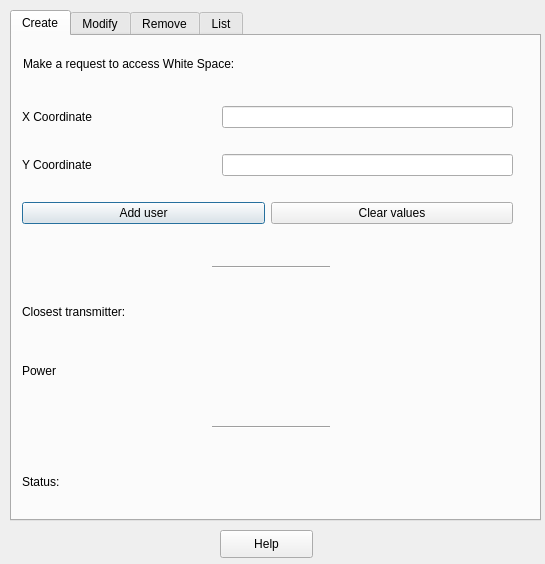
<?xml version="1.0" encoding="UTF-8"?>
<ui version="4.0">
 <class>UserAdmin</class>
 <widget class="QDialog" name="UserAdmin">
  <property name="geometry">
   <rect>
    <x>0</x>
    <y>0</y>
    <width>545</width>
    <height>564</height>
   </rect>
  </property>
  <property name="windowTitle">
   <string>Dialog</string>
  </property>
  <widget class="QWidget" name="verticalLayoutWidget">
   <property name="geometry">
    <rect>
     <x>10</x>
     <y>10</y>
     <width>531</width>
     <height>511</height>
    </rect>
   </property>
   <layout class="QVBoxLayout" name="verticalLayout_3">
    <item>
     <widget class="QTabWidget" name="tabWidget_2">
      <property name="currentIndex">
       <number>0</number>
      </property>
      <widget class="QWidget" name="CreateTab_2">
       <attribute name="title">
        <string>Create</string>
       </attribute>
       <widget class="QWidget" name="horizontalLayoutWidget">
        <property name="geometry">
         <rect>
          <x>10</x>
          <y>420</y>
          <width>491</width>
          <height>51</height>
         </rect>
        </property>
        <layout class="QHBoxLayout" name="horizontalLayout">
         <item>
          <widget class="QLabel" name="label">
           <property name="text">
            <string>Status:</string>
           </property>
          </widget>
         </item>
         <item>
          <widget class="QLabel" name="ustatusLabel2">
           <property name="text">
            <string/>
           </property>
          </widget>
         </item>
        </layout>
       </widget>
       <widget class="QWidget" name="verticalLayoutWidget_6">
        <property name="geometry">
         <rect>
          <x>10</x>
          <y>50</y>
          <width>491</width>
          <height>161</height>
         </rect>
        </property>
        <layout class="QVBoxLayout" name="verticalLayout_8">
         <item>
          <layout class="QHBoxLayout" name="horizontalLayout_18" stretch="4,6">
           <item>
            <widget class="QLabel" name="label_12">
             <property name="text">
              <string>X Coordinate</string>
             </property>
            </widget>
           </item>
           <item>
            <widget class="QLineEdit" name="xInput_2"/>
           </item>
          </layout>
         </item>
         <item>
          <layout class="QHBoxLayout" name="horizontalLayout_19" stretch="4,6">
           <item>
            <widget class="QLabel" name="label_13">
             <property name="text">
              <string>Y Coordinate</string>
             </property>
            </widget>
           </item>
           <item>
            <widget class="QLineEdit" name="yInput_2"/>
           </item>
          </layout>
         </item>
         <item>
          <layout class="QHBoxLayout" name="horizontalLayout_20">
           <item>
            <widget class="QPushButton" name="addBtnManual_2">
             <property name="text">
              <string>Add user</string>
             </property>
            </widget>
           </item>
           <item>
            <widget class="QPushButton" name="clearBtnCreate_2">
             <property name="text">
              <string>Clear values</string>
             </property>
            </widget>
           </item>
          </layout>
         </item>
        </layout>
       </widget>
       <widget class="QWidget" name="layoutWidget">
        <property name="geometry">
         <rect>
          <x>10</x>
          <y>310</y>
          <width>489</width>
          <height>50</height>
         </rect>
        </property>
        <layout class="QHBoxLayout" name="horizontalLayout_16" stretch="4,4">
         <item>
          <widget class="QLabel" name="label_10">
           <property name="text">
            <string>Power</string>
           </property>
          </widget>
         </item>
         <item>
          <widget class="QLabel" name="assignedPowLbl">
           <property name="text">
            <string/>
           </property>
          </widget>
         </item>
        </layout>
       </widget>
       <widget class="QLabel" name="label_2">
        <property name="geometry">
         <rect>
          <x>11</x>
          <y>20</y>
          <width>251</width>
          <height>16</height>
         </rect>
        </property>
        <property name="text">
         <string>Make a request to access White Space:</string>
        </property>
       </widget>
       <widget class="QWidget" name="horizontalLayoutWidget_3">
        <property name="geometry">
         <rect>
          <x>10</x>
          <y>250</y>
          <width>491</width>
          <height>51</height>
         </rect>
        </property>
        <layout class="QHBoxLayout" name="horizontalLayout_2">
         <item>
          <widget class="QLabel" name="label_5">
           <property name="text">
            <string>Closest transmitter:</string>
           </property>
          </widget>
         </item>
         <item>
          <layout class="QVBoxLayout" name="verticalLayout_2">
           <item>
            <widget class="QLabel" name="tmitDistLbl">
             <property name="text">
              <string/>
             </property>
            </widget>
           </item>
           <item>
            <widget class="QLabel" name="tmitDistLbl_2">
             <property name="text">
              <string/>
             </property>
            </widget>
           </item>
          </layout>
         </item>
        </layout>
       </widget>
       <widget class="Line" name="line">
        <property name="geometry">
         <rect>
          <x>200</x>
          <y>230</y>
          <width>118</width>
          <height>3</height>
         </rect>
        </property>
        <property name="orientation">
         <enum>Qt::Horizontal</enum>
        </property>
       </widget>
       <widget class="Line" name="line_3">
        <property name="geometry">
         <rect>
          <x>200</x>
          <y>390</y>
          <width>118</width>
          <height>3</height>
         </rect>
        </property>
        <property name="orientation">
         <enum>Qt::Horizontal</enum>
        </property>
       </widget>
      </widget>
      <widget class="QWidget" name="ModifyTab_2">
       <attribute name="title">
        <string>Modify</string>
       </attribute>
       <widget class="Line" name="line_2">
        <property name="geometry">
         <rect>
          <x>17</x>
          <y>80</y>
          <width>491</width>
          <height>20</height>
         </rect>
        </property>
        <property name="orientation">
         <enum>Qt::Horizontal</enum>
        </property>
       </widget>
       <widget class="QWidget" name="horizontalLayoutWidget_2">
        <property name="geometry">
         <rect>
          <x>20</x>
          <y>10</y>
          <width>371</width>
          <height>80</height>
         </rect>
        </property>
        <layout class="QHBoxLayout" name="horizontalLayout_21">
         <item>
          <widget class="QLabel" name="label_14">
           <property name="text">
            <string>Choose a user to edit:</string>
           </property>
          </widget>
         </item>
         <item>
          <widget class="QComboBox" name="userDropDown">
           <property name="currentText">
            <string/>
           </property>
          </widget>
         </item>
        </layout>
       </widget>
       <widget class="QWidget" name="verticalLayoutWidget_7">
        <property name="geometry">
         <rect>
          <x>20</x>
          <y>90</y>
          <width>491</width>
          <height>381</height>
         </rect>
        </property>
        <layout class="QVBoxLayout" name="modifyLayout_2">
         <item>
          <layout class="QHBoxLayout" name="horizontalLayout_22" stretch="4,6">
           <item>
            <widget class="QLabel" name="label_15">
             <property name="text">
              <string>Power</string>
             </property>
            </widget>
           </item>
           <item>
            <widget class="QLineEdit" name="powerInputModify_2"/>
           </item>
          </layout>
         </item>
         <item>
          <layout class="QHBoxLayout" name="horizontalLayout_24" stretch="4,6">
           <item>
            <widget class="QLabel" name="label_17">
             <property name="text">
              <string>X Coordinate</string>
             </property>
            </widget>
           </item>
           <item>
            <widget class="QLineEdit" name="xInputModify_2"/>
           </item>
          </layout>
         </item>
         <item>
          <layout class="QHBoxLayout" name="horizontalLayout_25" stretch="4,6">
           <item>
            <widget class="QLabel" name="label_18">
             <property name="text">
              <string>Y Coordinate</string>
             </property>
            </widget>
           </item>
           <item>
            <widget class="QLineEdit" name="yInputModify_2"/>
           </item>
          </layout>
         </item>
         <item>
          <layout class="QHBoxLayout" name="horizontalLayout_26">
           <item>
            <widget class="QPushButton" name="ModifyBtn_2">
             <property name="text">
              <string>Apply user changes</string>
             </property>
            </widget>
           </item>
          </layout>
         </item>
         <item>
          <layout class="QHBoxLayout" name="horizontalLayout_3">
           <item>
            <widget class="QLabel" name="label_3">
             <property name="text">
              <string>Status:</string>
             </property>
            </widget>
           </item>
           <item>
            <widget class="QLabel" name="ustatusLabel3">
             <property name="text">
              <string/>
             </property>
            </widget>
           </item>
          </layout>
         </item>
         <item>
          <layout class="QHBoxLayout" name="horizontalLayout_7">
           <item>
            <widget class="QLabel" name="label_6">
             <property name="text">
              <string>Closest transmitter:</string>
             </property>
            </widget>
           </item>
           <item>
            <layout class="QVBoxLayout" name="verticalLayout_4">
             <item>
              <widget class="QLabel" name="tmitDistLbl_3">
               <property name="text">
                <string/>
               </property>
              </widget>
             </item>
             <item>
              <widget class="QLabel" name="tmitDistLbl_4">
               <property name="text">
                <string/>
               </property>
              </widget>
             </item>
            </layout>
           </item>
          </layout>
         </item>
         <item>
          <layout class="QHBoxLayout" name="horizontalLayout_28" stretch="4,4">
           <item>
            <widget class="QLabel" name="label_20">
             <property name="text">
              <string>Power</string>
             </property>
            </widget>
           </item>
           <item>
            <widget class="QLabel" name="assignedPowLbl_2">
             <property name="text">
              <string/>
             </property>
            </widget>
           </item>
          </layout>
         </item>
        </layout>
       </widget>
      </widget>
      <widget class="QWidget" name="RemoveTab_2">
       <attribute name="title">
        <string>Remove</string>
       </attribute>
       <widget class="QWidget" name="verticalLayoutWidget_8">
        <property name="geometry">
         <rect>
          <x>60</x>
          <y>350</y>
          <width>401</width>
          <height>80</height>
         </rect>
        </property>
        <layout class="QVBoxLayout" name="verticalLayout_5">
         <item>
          <layout class="QHBoxLayout" name="horizontalLayout_5">
           <item>
            <widget class="QPushButton" name="removeBtn">
             <property name="text">
              <string>Remove Records</string>
             </property>
            </widget>
           </item>
           <item>
            <widget class="QPushButton" name="clrSelectBtn">
             <property name="text">
              <string>Clear Selections</string>
             </property>
            </widget>
           </item>
          </layout>
         </item>
         <item>
          <layout class="QHBoxLayout" name="horizontalLayout_27">
           <item>
            <widget class="QLabel" name="label_19">
             <property name="text">
              <string>Status:</string>
             </property>
            </widget>
           </item>
           <item>
            <widget class="QLabel" name="ustatusLabel5">
             <property name="text">
              <string/>
             </property>
            </widget>
           </item>
          </layout>
         </item>
        </layout>
       </widget>
       <widget class="QTableView" name="uListView_2">
        <property name="geometry">
         <rect>
          <x>10</x>
          <y>10</y>
          <width>501</width>
          <height>311</height>
         </rect>
        </property>
       </widget>
      </widget>
      <widget class="QWidget" name="ListTab_2">
       <attribute name="title">
        <string>List</string>
       </attribute>
       <widget class="QTableView" name="uListView">
        <property name="geometry">
         <rect>
          <x>5</x>
          <y>11</y>
          <width>511</width>
          <height>381</height>
         </rect>
        </property>
       </widget>
       <widget class="QWidget" name="verticalLayoutWidget_2">
        <property name="geometry">
         <rect>
          <x>10</x>
          <y>400</y>
          <width>511</width>
          <height>80</height>
         </rect>
        </property>
        <layout class="QVBoxLayout" name="verticalLayout">
         <item>
          <layout class="QHBoxLayout" name="horizontalLayout_6">
           <item>
            <widget class="QPushButton" name="uExportBtn">
             <property name="text">
              <string>Export to File</string>
             </property>
            </widget>
           </item>
          </layout>
         </item>
         <item>
          <layout class="QHBoxLayout" name="horizontalLayout_4">
           <item>
            <widget class="QLabel" name="label_4">
             <property name="text">
              <string>Status:</string>
             </property>
            </widget>
           </item>
           <item>
            <widget class="QLabel" name="ustatusLabel4">
             <property name="text">
              <string/>
             </property>
            </widget>
           </item>
          </layout>
         </item>
        </layout>
       </widget>
      </widget>
     </widget>
    </item>
   </layout>
  </widget>
  <widget class="QPushButton" name="helpBtn">
   <property name="geometry">
    <rect>
     <x>220</x>
     <y>530</y>
     <width>93</width>
     <height>28</height>
    </rect>
   </property>
   <property name="text">
    <string>Help</string>
   </property>
  </widget>
 </widget>
 <resources/>
 <connections/>
</ui>
